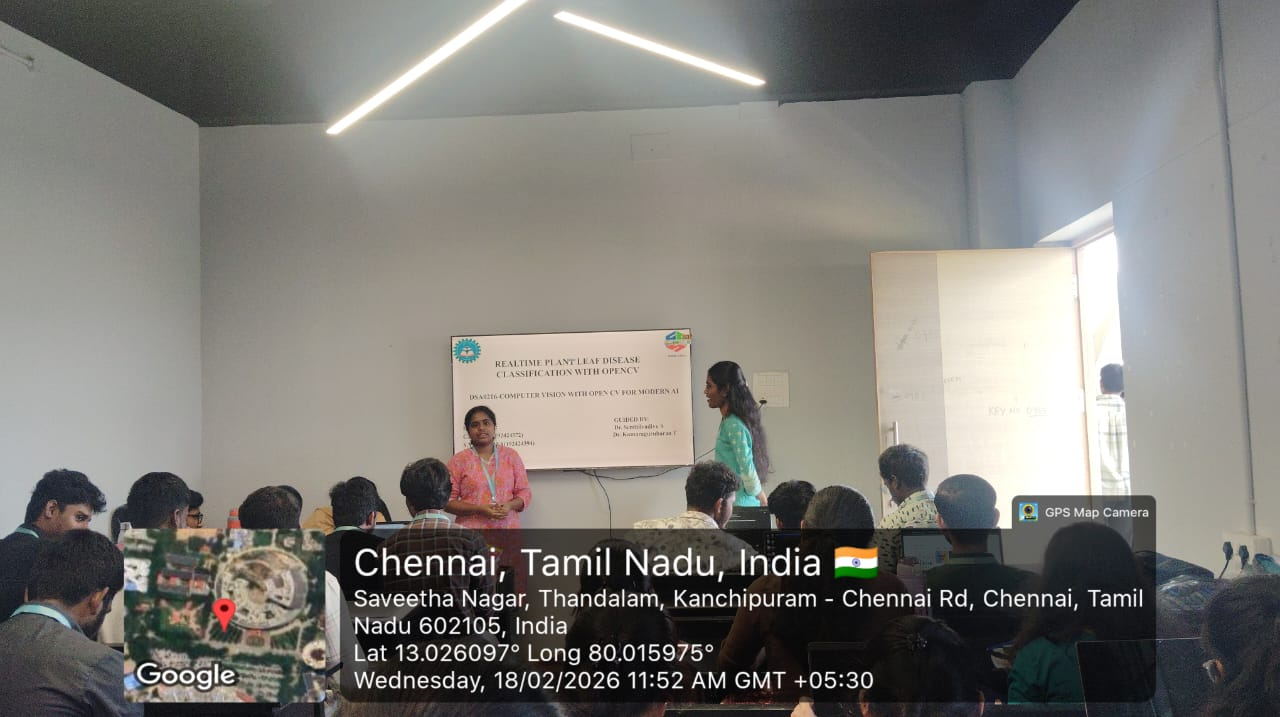
#> input picture capstone/WhatsApp Image 2026-02-18 at 9.22.51 PM (1).jpeg, 1280 x 717 px, found by its file name
$ jupyter execute ACTIVITY3.ipynb   (shell and % lines are left out)
#> lines starting #> are read from the running program, lines starting #| are printed output that depends on the picture; after the words box and inside, x2 and y2 are one past the last pixel; in counts of white or black regions, pixels touching at a corner belong together
[cell 1]
# Install OpenCV (if needed)

import cv2
import numpy as np
from google.colab import files
from google.colab.patches import cv2_imshow

# ==============================
# STEP 1: Upload image
# ==============================
uploaded = files.upload()
#> the answer given: WhatsApp Image 2026-02-18 at 9.22.51 PM (1).jpeg
image_path = next(iter(uploaded))

# ==============================
# STEP 2: Read image
# ==============================
image = cv2.imread(image_path)
#> image is the input picture: shape (717, 1280, 3); mean B, G, R 119.2, 123.9, 126

# ==============================
# STEP 3: Convert to grayscale
# ==============================
gray = cv2.cvtColor(image, cv2.COLOR_BGR2GRAY)
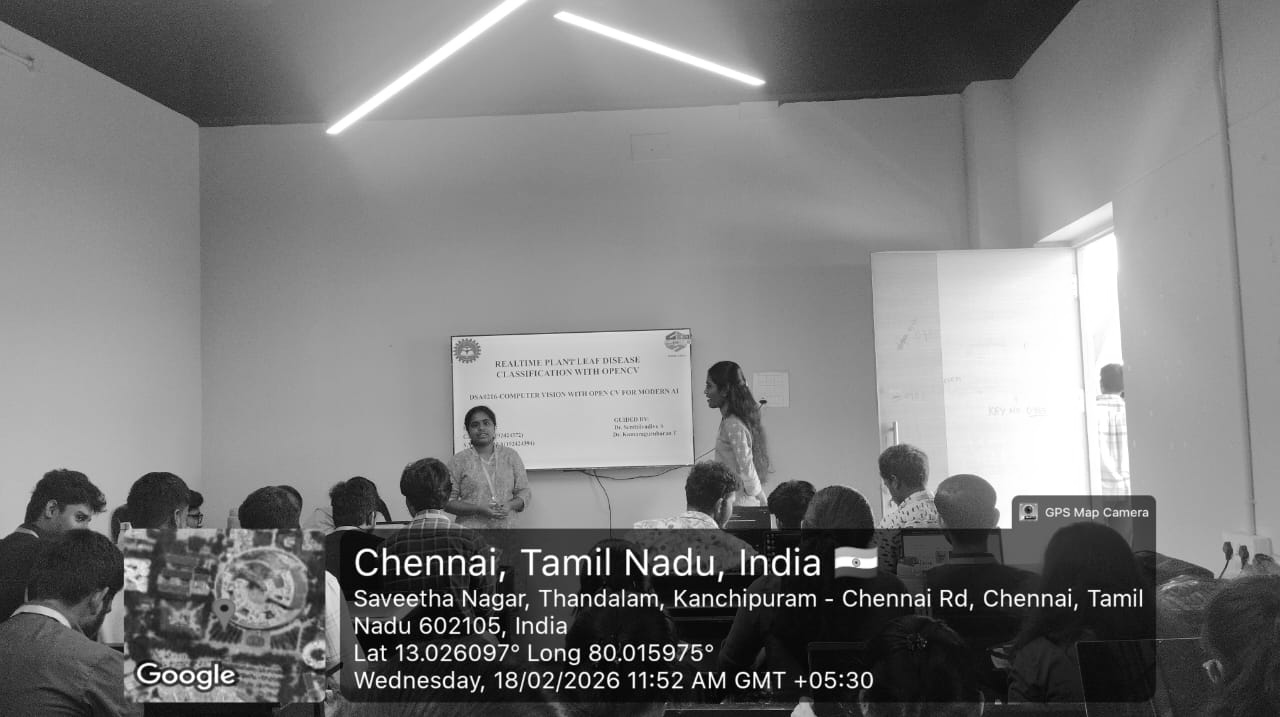
#> gray: shape (717, 1280); min 0, max 255, mean 124

# ==============================
# STEP 4: Binary threshold (separates regions)
# ==============================
_, binary = cv2.threshold(gray, 127, 255, cv2.THRESH_BINARY)
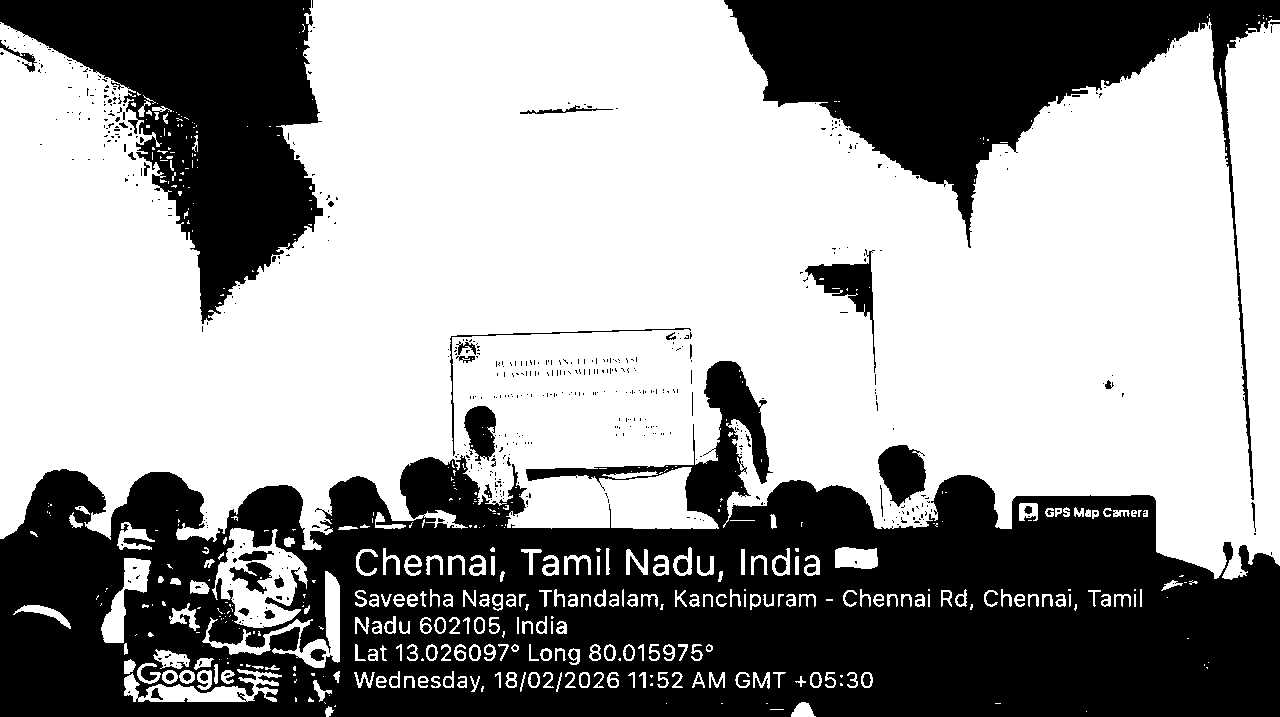
#> binary: shape (717, 1280); 60.7% white; 609 black regions (536 under 20 px), largest, box (x1, y1, x2, y2) and area: (0, 361, 1280, 717) 240488, (724, 0, 1280, 500) 57836, (0, 0, 323, 324) 49345

# ==============================
# STEP 5: Connected Component Analysis (Region Tracing)
# ==============================
num_labels, labels, stats, centroids = cv2.connectedComponentsWithStats(binary)
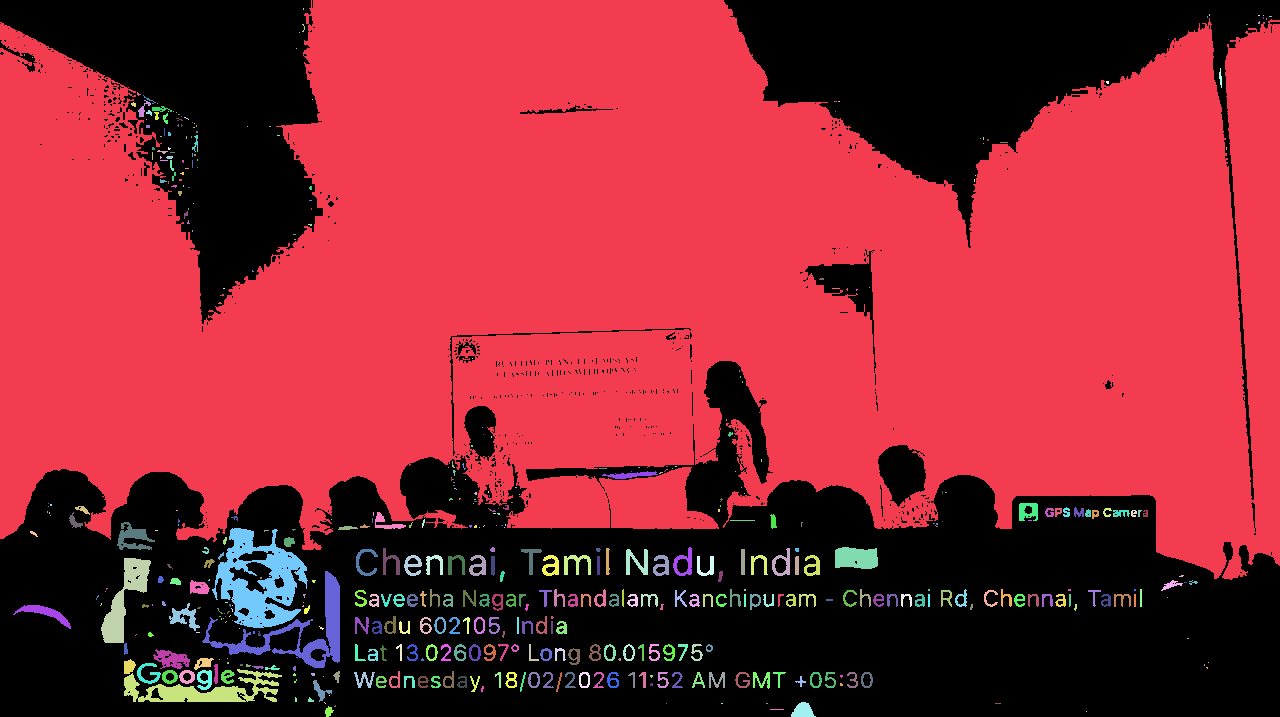
#> labels: shape (717, 1280) int32; 489 distinct labels, from 0 to 488; one colour per label, 0 black
#> num_labels = 489; stats = 489 rows, first 6: [0, 0, 1280, 717, 360544], [0, 0, 1280, 580, 524978], [303, 8, 1, 2, 2], [1209, 14, 1, 2, 2], [1258, 15, 2, 1, 2], [1263, 15, 1, 1, 1]; centroids = 489 pairs, first value 24 to 1270, second value 8.5 to 711.2

# ==============================
# STEP 6: Draw bounding boxes for regions
# ==============================
output = image.copy()

for i in range(1, num_labels):  # skip background
    x = stats[i, cv2.CC_STAT_LEFT]
    y = stats[i, cv2.CC_STAT_TOP]
    w = stats[i, cv2.CC_STAT_WIDTH]
    h = stats[i, cv2.CC_STAT_HEIGHT]

    cv2.rectangle(output, (x, y), (x+w, y+h), (0, 255, 0), 2)
#> this loop made 488 passes
#> (x, y, w, h) on passes 1 to 3: (0, 0, 1280, 580), (303, 8, 1, 2), (1209, 14, 1, 2)
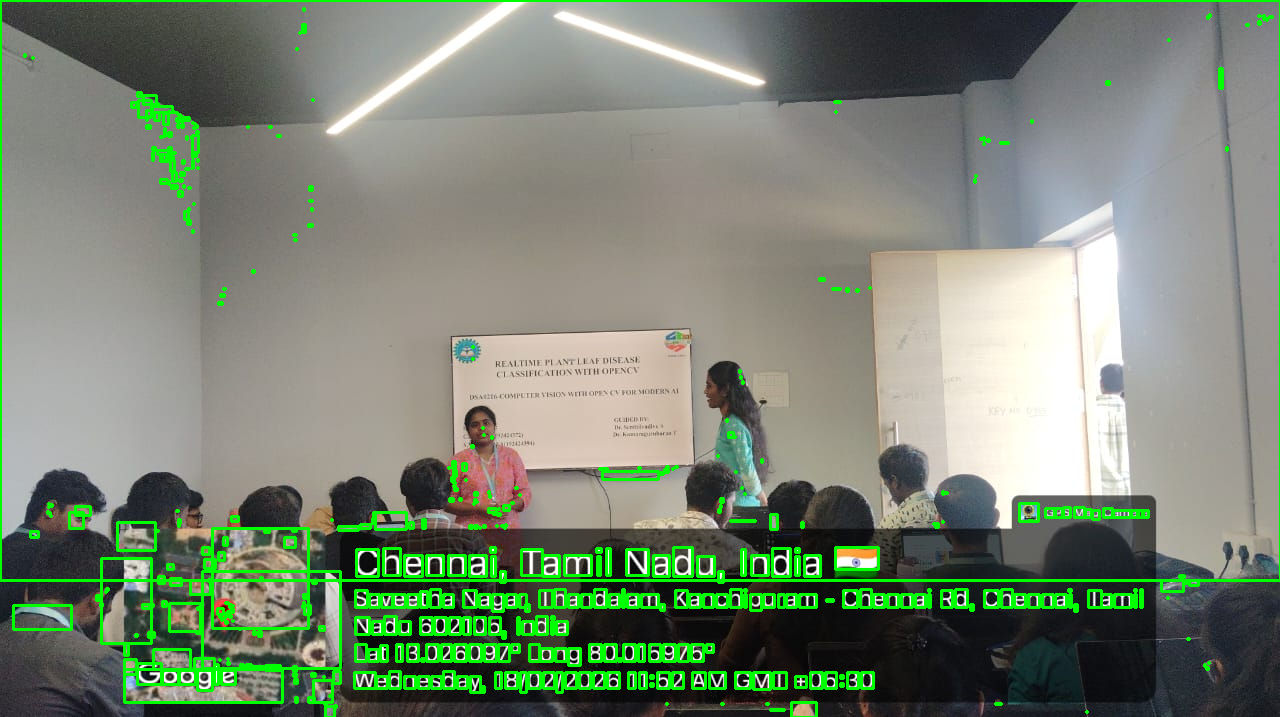
#> output: shape (717, 1280, 3); 5.47% of pixels changed, all inside (x1, y1, x2, y2) = (0, 0, 1280, 717)

# ==============================
# STEP 7: Show results
# ==============================
print("Original Image")
cv2_imshow(image)

print("Binary Image")
cv2_imshow(binary)

print("Region Tracing Output")
cv2_imshow(output)

print("Total Regions Detected:", num_labels - 1)
#| Total Regions Detected: 488
